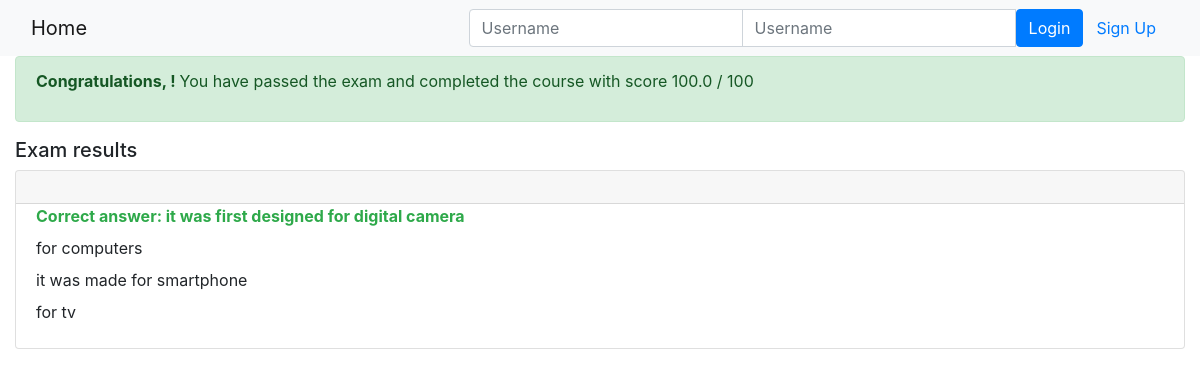
The app's page /onlinecourse/course/4/submission/4/result/ with its own data.
### onlinecourse/models.py (models this page shows, shortened)
class Question(models.Model):
    course = models.ForeignKey(Course, on_delete=models.CASCADE,null=True)
    text = models.CharField(max_length=150,null=True)
    grade = models.FloatField()

class Choice(models.Model):
    question = models.ForeignKey(Question, on_delete=models.CASCADE,null=True)
    text = models.CharField(max_length=150,null=True )
    is_correct = models.BooleanField()

### onlinecourse/views.py (the view)
# urls.py: path('course/<int:course_id>/submission/<int:submission_id>/result/', views.show_exam_result, name = 'show_exam_result'),
def show_exam_result(request, course_id, submission_id):
    context = {}
    course = get_object_or_404(Course, pk=course_id)
    submission = get_object_or_404(Submission, pk=submission_id)
    selected_choices = Submission.objects.filter(id = submission_id).values_list('choices', flat=True)
    grade = 0
    for i in submission.choices.all().filter(is_correct=True).values_list('question_id'):
        grade += Question.objects.filter(id=i[0]).first().grade
    context['course'] = course
    context['selected_ids'] = selected_choices
    context['grade'] = grade
    return render(request, 'onlinecourse/exam_result_bootstrap.html', context)

### onlinecourse/templates/onlinecourse/exam_result_bootstrap.html (shortened to what this page needs)
<!DOCTYPE html>
<html lang="en">
<head>
    {% load static %}
    <link rel="stylesheet" href="https://maxcdn.bootstrapcdn.com/bootstrap/4.5.2/css/bootstrap.min.css">
</head>
<body>
 <nav class="navbar navbar-light bg-light">
    <div class="container-fluid">
        <div class="navbar-header">
              <a class="navbar-brand" href="{% url 'onlinecourse:index' %}">Home</a>
        </div>
        <ul class="nav navbar-nav navbar-right">
            {% if user.is_authenticated %}
            <li>
                <a class="btn btn-link" href="#">{{ user.first_name }}({{ user.username }})</a>
                <a class="btn btn-link" href="{% url 'onlinecourse:logout' %}">Logout</a>
            </li>
            {% else %}
            <li>
                <form class="form-inline" action="{% url 'onlinecourse:login' %}" method="post">
                    <div class="input-group">
                        <input type="text" class="form-control" placeholder="Username" name="username" >
                        <input type="password" class="form-control" placeholder="Username" name="psw" >
                        <button class="btn btn-primary" type="submit">Login</button>
                        <a class="btn btn-link" href="{% url 'onlinecourse:registration' %}">Sign Up</a>
                    </div>
                </form>
            </li>
            {% endif %}
        </ul>
    </div>
</nav>
<div class="container-fluid">
    {% if grade > 80 %}
    <div class="alert alert-success">
       <p><b>Congratulations, {{user.first_name}}! </b>You have passed the exam and completed the course with score {{grade}} / 100</p>
    </div>
        {% else %}
        <div class="alert alert-danger">
            <p><b>Failed. </b>Sorry, {{user.first_name}}! You have failed the exam with score {{grade}} / 100</p>
        </div>
        <a class="btn btn-link text-danger" href="{% url 'onlinecourse:course_details' course.id %}">Re-test</a>
        {% endif %}
        <div class="card-columns-vertical mt-1">
        <h5 class="">Exam results</h5>
            {% for question in course.question_set.all %}
            <div class="card mt-1">
                <div class="card-header"><h5 style="font-weight:bold">{{ question.question_text}}</h5></div>
                <div class="form-group">
                    {% for choice in question.choice_set.all %}
                    <div class="form-check">
                        {% if choice.id in selected_ids %}
                            {% if choice.is_correct == True %}
                                <label style="color:#2ea94a;font-weight:bold">Correct answer: {{choice.text}}</label>
                            {% else %}
                                <label style="color:red;font-weight:bold">Wrong answer: {{choice.text}}</label>
                            {% endif %}
                        {% elif choice.id not in selected_ids and choice.is_correct == True %}
                            <label style="color:#ffa500;font-weight:bold">Not Selected: {{choice.text}}</label>
                        {% else %}
                            <label>{{choice.text}}</label>
                        {% endif %}
                    </div>
                    {% endfor %}
                </div>
            {% endfor %}
        </div>
    </div>
</body>
</html>

### records on screen
Choice: text "it was first designed for digital camera"
Choice: text "for computers"
Choice: text "it was made for smartphone"
Choice: text "for tv"

### other values on screen
{{ grade }} "100.0"
